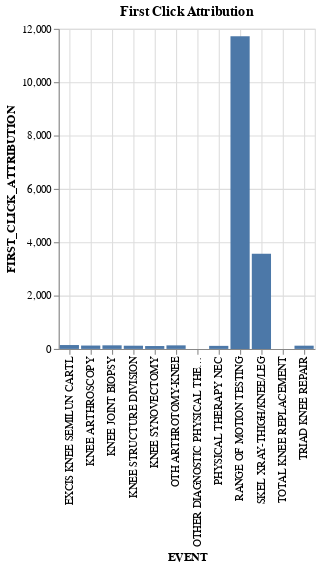

The code cell stored with this chart in its notebook:
### Markdown cell above
<p style = 'font-size:16px;font-family:Arial'>The above output shows the values of each type of Attribution for EACH event that we have in the different PATHS and the totals for each event/model combination.</p>
<p style = 'font-size:20px;font-family:Arial;color:#E37C4D'> <b>6. Visualization</b></p>
    <p style = 'font-size:18px;font-family:Arial;color:#E37C4D'> <b>Visualize Using Data from the Last Query</p>

### Code cell
%chart EVENT, FIRST_CLICK_ATTRIBUTION  , title="First Click Attribution", width = 600

### Figure 1 — Vega-Lite specification as saved in the notebook (floating-point values rounded to 4 significant figures)
{"$schema": "https://vega.github.io/schema/vega-lite/v3.json", "data": {"format": {"type": "csv"}, "values": "\"EVENT\",\"FIRST_CLICK_ATTRIBUTION\",\"LAST_CLICK_ATTRIBUTION\",\"UNIFORM_ATTRIBUTION\",\"EXPONENTIAL_ATTRIBUTION\"\n\"KNEE JOINT BIOPSY\",\"134\",\"6853\",\"1518.120133091847\",\"3667.8067681261573\"\n\"KNEE ARTHROSCOPY\",\"126\",\"5261\",\"1828.367607018838\",\"3619.298329857851\"\n\"OTHER DIAGNOSTIC PHYSICAL THERAPY PROCEDURE\",\"0\",\"1938\",\"363.6629836666627\",\"997.490914908621\"\n\"OTH ARTHROTOMY-KNEE\",\"133\",\"567\",\"3628.1780402992295\",\"3627.9258138229907\"\n\"PHYSICAL THERAPY NEC\",\"114\",\"277\",\"4546.251630984557\",\"2329.1769794030342\"\n\"SKEL XRAY-THIGH/KNEE/LEG\",\"3563\",\"249\",\"910.8024095958972\",\"378.1904631362621\"\n\"TRIAD KNEE REPAIR\",\"121\",\"245\",\"255.50543839115983\",\"268.47105163169584\"\n\"EXCIS KNEE SEMILUN CARTL\",\"145\",\"237\",\"268.4785925632691\",\"268.1174691916921\"\n\"KNEE SYNOVECTOMY\",\"108\",\"231\",\"258.4355625755409\",\"267.4573001704249\"\n\"KNEE STRUCTURE DIVISION\",\"120\",\"215\",\"262.51587664142005\",\"254.95417873057917\"\n\"RANGE OF MOTION TESTING\",\"11723\",\"214\",\"2446.6817251719767\",\"608.1107310205732\"\n\"TOTAL KNEE REPLACEMENT\",\"\",\"\",\"\",\"\"\n"}, "encoding": {"x": {"axis": {"grid": true, "title": "EVENT"}, "field": "EVENT", "type": "nominal"}, "y": {"axis": {"grid": true, "title": "FIRST_CLICK_ATTRIBUTION"}, "field": "FIRST_CLICK_ATTRIBUTION", "type": "quantitative"}}, "mark": {"color": "#4C78A8", "type": "bar"}, "title": "First Click Attribution", "width": "600"}
